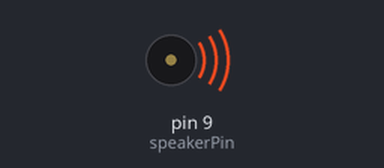
Recording of a sketch running on a simulated Arduino Uno, built with avr-gcc and run on an emulated ATmega328P. Parts: buzzer (waves = sounding).

Above: at 0.2 s.
At 5.1 s:
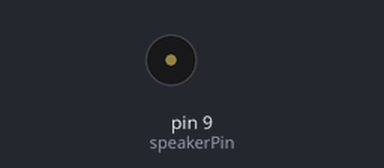
Timing chart, 0 to 13.3 s (numbered marks = the images above):
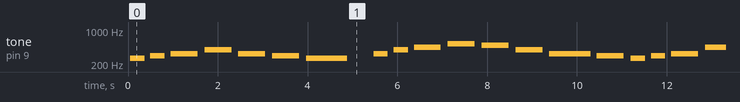

The sketch:

programa_01.ino
```cpp
/*****************************************************************
**                                                              **
**                       Notes musicals                         **
**                                                              **
**    c=DO, d=RE, e=MI, f=FA, g=SOL, a=LA, b=SI, C=DO' D=RE'    **
**                                                              **
*****************************************************************/
//****************************INCLUDE*****************************


//***************************VARIABLES****************************
const int speakerPin = 9;   // pin for speaker
int tempo = 300;
//Melody 1
int length = 30; // the number of notes
char notes[] = "cdegedc egaCbgedcdeaedc egaCbged"; // a space represents a rest
int beats[] = { 1, 1, 2, 2, 2, 2, 3, 1, 1, 1, 2, 2, 2, 2, 3,2,1,1,2,2,2,2,3,1,1,1,2,2,2,2,3,3}; // time notes


//*****************************SETUP******************************

void setup() {                 //Configura el final de salida

pinMode(speakerPin, OUTPUT);

}


//******************************LOOP******************************

void loop() {                 //Inicia el bucle del programa
for (int i = 0; i < length; i++) {
    if (notes[i] == ' ') {
      delay(beats[i] * tempo);
    } else {
      playNote(notes[i], beats[i] * tempo);
    }
    // pause between notes
    delay(tempo / 2);
  }


}

//****************************FUNCIONS****************************

void playTone(int tone, int duration) {
  for (long i = 0; i < duration * 1000L; i += tone * 2) {
    digitalWrite(speakerPin, HIGH);
    delayMicroseconds(tone);
    digitalWrite(speakerPin, LOW);
    delayMicroseconds(tone);
  }
}

void playNote(char note, int duration) {
  char names[] = { 'c', 'd', 'e', 'f', 'g', 'a', 'b', 'C' , 'D'};
  int tones[] = { 1915, 1700, 1519, 1432, 1275, 1136, 1014, 956, 840};

  // play the tone corresponding to the note name
  for (int i = 0; i < 9; i++) {
    if (names[i] == note) {
      playTone(tones[i], duration);
    }
  }
}
```

Measured:
- by itself, tone on pin 9 (speakerPin): plays 260 Hz for 0.32 s, 293 Hz for 0.32 s, 328 Hz for 0.60 s, 391 Hz for 0.60 s, 328 Hz for 0.60 s, 293 Hz for 0.60 s … (178 notes in this stretch)
